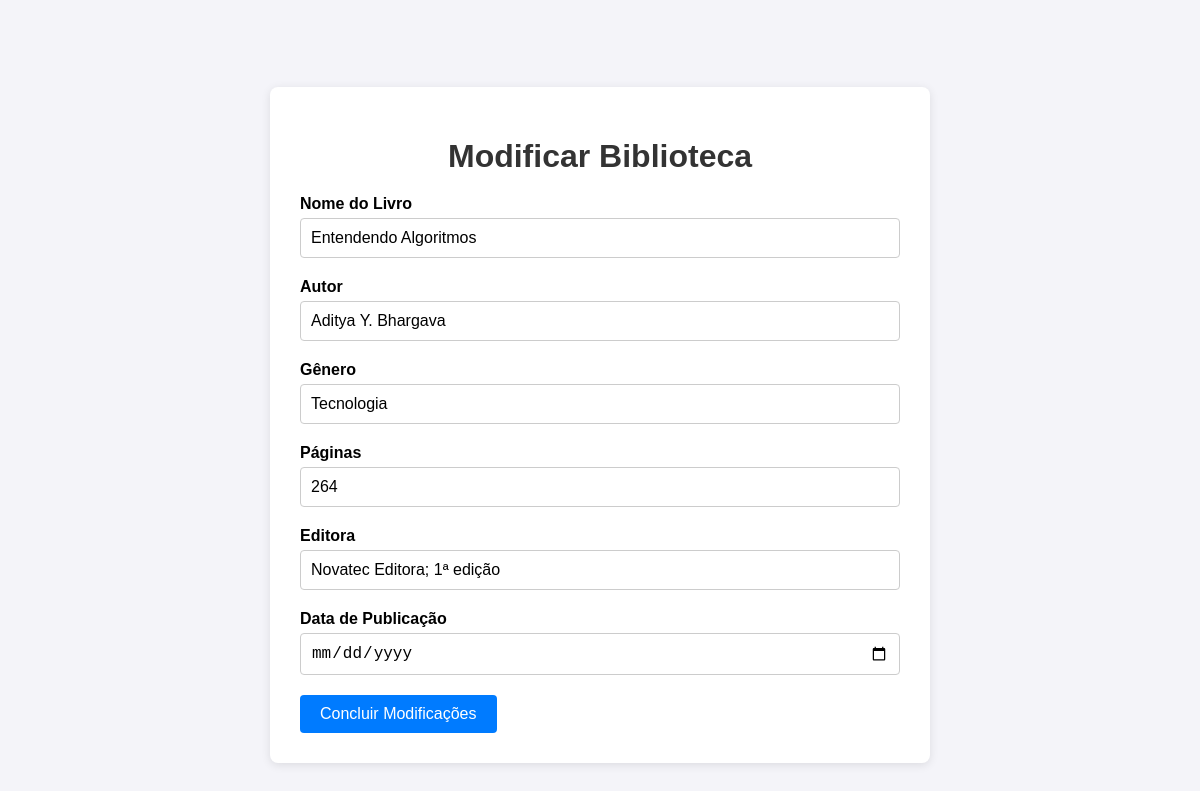
/update/24/, run on the app's committed database.
### newapp/models.py (models this page shows)
class Member(models.Model):
    title = models.CharField(max_length=30)
    author = models.CharField(max_length=30)
    genre = models.CharField(max_length=30)
    pages = models.IntegerField()
    publisher = models.CharField(max_length=30)
    published_date = models.DateField()

### newapp/views.py (the view)
# urls.py: path('update/<int:id>/',views.update,name="update"),
def update(request, id):
    mem = get_object_or_404(Member, id=id)
    return render(request, 'update.html', {'mem': mem})

### newapp/templates/update.html (shortened to what this page needs)
<!DOCTYPE html>
<html lang="en">
<head>
    {% load static %}
    <link rel="stylesheet" href="{% static 'css/update.css' %}">
</head>
<body>
    <div class="container2">
        <h1>Modificar Biblioteca</h1>
        <form action="{% url 'uprec' mem.id %}" method="post">
            <div class="form-group">
                <label for="title">Nome do Livro</label>
                <input type="text" id="title" name="title" value="{{ mem.title }}" required>
            </div>
            <div class="form-group">
                <label for="author">Autor</label>
                <input type="text" id="author" name="author" value="{{ mem.author }}" required>
            </div>
            <div class="form-group">
                <label for="genre">Gênero</label>
                <input type="text" id="genre" name="genre" value="{{ mem.genre }}" required>
            </div>
            <div class="form-group">
                <label for="pages">Páginas</label>
                <input type="number" id="pages" name="pages" value="{{ mem.pages }}" required>
            </div>
            <div class="form-group">
                <label for="publisher">Editora</label>
                <input type="text" id="publisher" name="publisher" value="{{ mem.publisher }}" required>
            </div>
            <div class="form-group">
                <label for="published_date">Data de Publicação</label>
                <input type="date" id="published_date" name="published_date" value="{{ mem.published_date }}" required>
            </div>
            <button type="submit" id="submit-btn">Concluir Modificações</button>
        </form>
    </div>
</body>
</html>

### static/css/update.css (style rules this page uses)
body { font-family: Arial, sans-serif; background-color: #f4f4f9; margin: 0; padding: 0; display: flex; justify-content: center; align-items: center; min-height: 100vh; }
.container2 { background: #fff; padding: 30px; border-radius: 8px; box-shadow: 0 2px 10px rgba(0, 0, 0, 0.1); width: 80%; max-width: 600px; margin-top: 50px; }
h1 { text-align: center; color: #333; margin-bottom: 20px; }
.form-group { margin-bottom: 20px; }
label { display: block; font-weight: bold; margin-bottom: 5px; }
input[type="text"], input[type="number"], input[type="date"] { width: 100%; padding: 10px; font-size: 16px; border: 1px solid #ccc; border-radius: 4px; box-sizing: border-box; }
#submit-btn { background-color: #007bff; color: white; border: none; padding: 10px 20px; font-size: 16px; border-radius: 4px; cursor: pointer; transition: background-color 0.3s ease, transform 0.3s ease; }

### data on the page
Member: title "Entendendo Algoritmos", author "Aditya Y. Bhargava", genre "Tecnologia", pages "264", publisher "Novatec Editora; 1ª edição"
